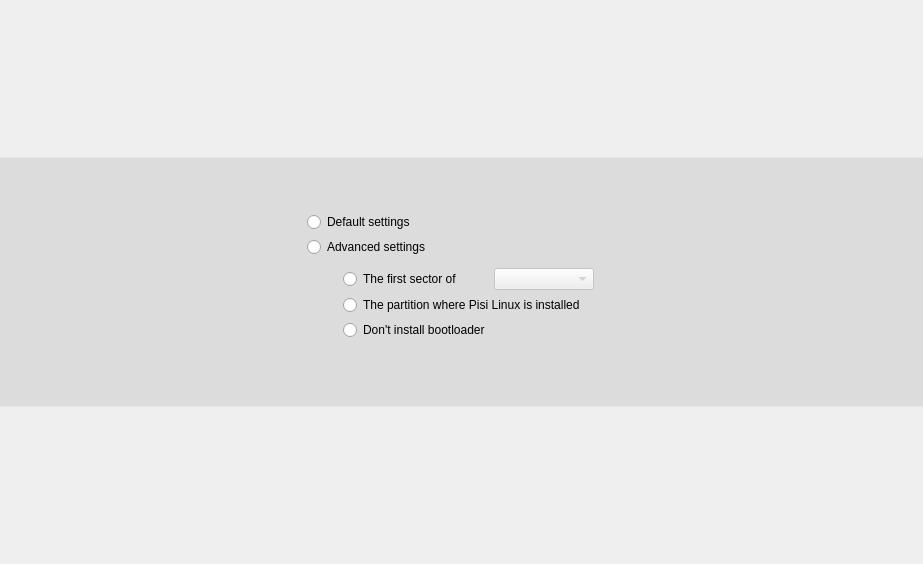
<?xml version="1.0" encoding="UTF-8"?>
<ui version="4.0">
 <class>BootLoaderWidget</class>
 <widget class="QWidget" name="BootLoaderWidget">
  <property name="geometry">
   <rect>
    <x>0</x>
    <y>0</y>
    <width>923</width>
    <height>564</height>
   </rect>
  </property>
  <layout class="QVBoxLayout" name="verticalLayout_2">
   <property name="spacing">
    <number>0</number>
   </property>
   <property name="margin">
    <number>0</number>
   </property>
   <item>
    <widget class="QFrame" name="frame">
     <property name="sizePolicy">
      <sizepolicy hsizetype="Expanding" vsizetype="Maximum">
       <horstretch>0</horstretch>
       <verstretch>0</verstretch>
      </sizepolicy>
     </property>
     <property name="minimumSize">
      <size>
       <width>600</width>
       <height>250</height>
      </size>
     </property>
     <property name="maximumSize">
      <size>
       <width>16777215</width>
       <height>250</height>
      </size>
     </property>
     <property name="styleSheet">
      <string notr="true">#frame{
background-color: rgba(0, 0, 0, 20);
border-top: 1px solid rgba(255, 255, 255, 75);/*white*/
border-bottom: 1px solid rgba(255, 255, 255, 75);/*white*/
}</string>
     </property>
     <property name="frameShape">
      <enum>QFrame::NoFrame</enum>
     </property>
     <property name="frameShadow">
      <enum>QFrame::Raised</enum>
     </property>
     <layout class="QGridLayout" name="gridLayout_3">
      <property name="topMargin">
       <number>20</number>
      </property>
      <property name="bottomMargin">
       <number>20</number>
      </property>
      <item row="0" column="0">
       <spacer name="horizontalSpacer">
        <property name="orientation">
         <enum>Qt::Horizontal</enum>
        </property>
        <property name="sizeHint" stdset="0">
         <size>
          <width>40</width>
          <height>20</height>
         </size>
        </property>
       </spacer>
      </item>
      <item row="0" column="1">
       <layout class="QHBoxLayout" name="horizontalLayout_2">
        <item>
         <widget class="QLabel" name="pix">
          <property name="maximumSize">
           <size>
            <width>180</width>
            <height>128</height>
           </size>
          </property>
          <property name="text">
           <string/>
          </property>
          <property name="pixmap">
           <pixmap resource="../../../../yali-theme-pisi-1.0/data.qrc">:/gui/pics/bootloader-big.png</pixmap>
          </property>
          <property name="scaledContents">
           <bool>true</bool>
          </property>
          <property name="wordWrap">
           <bool>false</bool>
          </property>
         </widget>
        </item>
        <item>
         <layout class="QVBoxLayout" name="verticalLayout">
          <property name="spacing">
           <number>0</number>
          </property>
          <property name="leftMargin">
           <number>0</number>
          </property>
          <property name="rightMargin">
           <number>0</number>
          </property>
          <item>
           <spacer name="verticalSpacer">
            <property name="orientation">
             <enum>Qt::Vertical</enum>
            </property>
            <property name="sizeHint" stdset="0">
             <size>
              <width>20</width>
              <height>40</height>
             </size>
            </property>
           </spacer>
          </item>
          <item>
           <widget class="QGroupBox" name="buttonGroup">
            <property name="minimumSize">
             <size>
              <width>350</width>
              <height>0</height>
             </size>
            </property>
            <property name="maximumSize">
             <size>
              <width>350</width>
              <height>16777215</height>
             </size>
            </property>
            <property name="styleSheet">
             <string notr="true">#buttonGroup{border: 0px}</string>
            </property>
            <property name="title">
             <string/>
            </property>
            <property name="flat">
             <bool>true</bool>
            </property>
            <layout class="QGridLayout" name="gridLayout">
             <property name="horizontalSpacing">
              <number>0</number>
             </property>
             <property name="verticalSpacing">
              <number>5</number>
             </property>
             <item row="1" column="0">
              <widget class="QRadioButton" name="advancedSettings">
               <property name="text">
                <string>Advanced settings</string>
               </property>
              </widget>
             </item>
             <item row="0" column="0">
              <widget class="QRadioButton" name="defaultSettings">
               <property name="text">
                <string>Default settings</string>
               </property>
              </widget>
             </item>
             <item row="2" column="0">
              <widget class="QGroupBox" name="advancedSettingsBox">
               <property name="styleSheet">
                <string notr="true">#advancedSettingsBox{border: 0px}</string>
               </property>
               <property name="title">
                <string/>
               </property>
               <property name="flat">
                <bool>true</bool>
               </property>
               <layout class="QGridLayout" name="gridLayout_2">
                <property name="leftMargin">
                 <number>15</number>
                </property>
                <property name="topMargin">
                 <number>0</number>
                </property>
                <property name="rightMargin">
                 <number>4</number>
                </property>
                <property name="horizontalSpacing">
                 <number>0</number>
                </property>
                <property name="verticalSpacing">
                 <number>5</number>
                </property>
                <item row="3" column="0" colspan="2">
                 <widget class="QRadioButton" name="noInstall">
                  <property name="text">
                   <string>Don't install bootloader</string>
                  </property>
                 </widget>
                </item>
                <item row="2" column="0" colspan="2">
                 <widget class="QRadioButton" name="installPartition">
                  <property name="text">
                   <string>The partition where Pisi Linux is installed</string>
                  </property>
                 </widget>
                </item>
                <item row="0" column="0">
                 <widget class="QRadioButton" name="installMBR">
                  <property name="sizePolicy">
                   <sizepolicy hsizetype="Fixed" vsizetype="Preferred">
                    <horstretch>0</horstretch>
                    <verstretch>0</verstretch>
                   </sizepolicy>
                  </property>
                  <property name="text">
                   <string>The first sector of</string>
                  </property>
                 </widget>
                </item>
                <item row="0" column="1">
                 <widget class="QComboBox" name="drives">
                  <property name="enabled">
                   <bool>false</bool>
                  </property>
                  <property name="sizePolicy">
                   <sizepolicy hsizetype="Preferred" vsizetype="Fixed">
                    <horstretch>0</horstretch>
                    <verstretch>0</verstretch>
                   </sizepolicy>
                  </property>
                  <property name="minimumSize">
                   <size>
                    <width>0</width>
                    <height>0</height>
                   </size>
                  </property>
                  <property name="maximumSize">
                   <size>
                    <width>100</width>
                    <height>16777215</height>
                   </size>
                  </property>
                 </widget>
                </item>
               </layout>
              </widget>
             </item>
            </layout>
           </widget>
          </item>
          <item>
           <spacer name="verticalSpacer_2">
            <property name="orientation">
             <enum>Qt::Vertical</enum>
            </property>
            <property name="sizeHint" stdset="0">
             <size>
              <width>20</width>
              <height>40</height>
             </size>
            </property>
           </spacer>
          </item>
         </layout>
        </item>
       </layout>
      </item>
      <item row="0" column="2">
       <spacer name="horizontalSpacer_2">
        <property name="orientation">
         <enum>Qt::Horizontal</enum>
        </property>
        <property name="sizeHint" stdset="0">
         <size>
          <width>40</width>
          <height>20</height>
         </size>
        </property>
       </spacer>
      </item>
     </layout>
    </widget>
   </item>
  </layout>
 </widget>
 <layoutdefault spacing="6" margin="11"/>
 <pixmapfunction>qPixmapFromMimeSource</pixmapfunction>
 <resources>
  <include location="../../../../yali-theme-pisi-1.0/data.qrc"/>
 </resources>
 <connections>
  <connection>
   <sender>installMBR</sender>
   <signal>toggled(bool)</signal>
   <receiver>drives</receiver>
   <slot>setEnabled(bool)</slot>
   <hints>
    <hint type="sourcelabel">
     <x>485</x>
     <y>279</y>
    </hint>
    <hint type="destinationlabel">
     <x>640</x>
     <y>279</y>
    </hint>
   </hints>
  </connection>
 </connections>
</ui>
